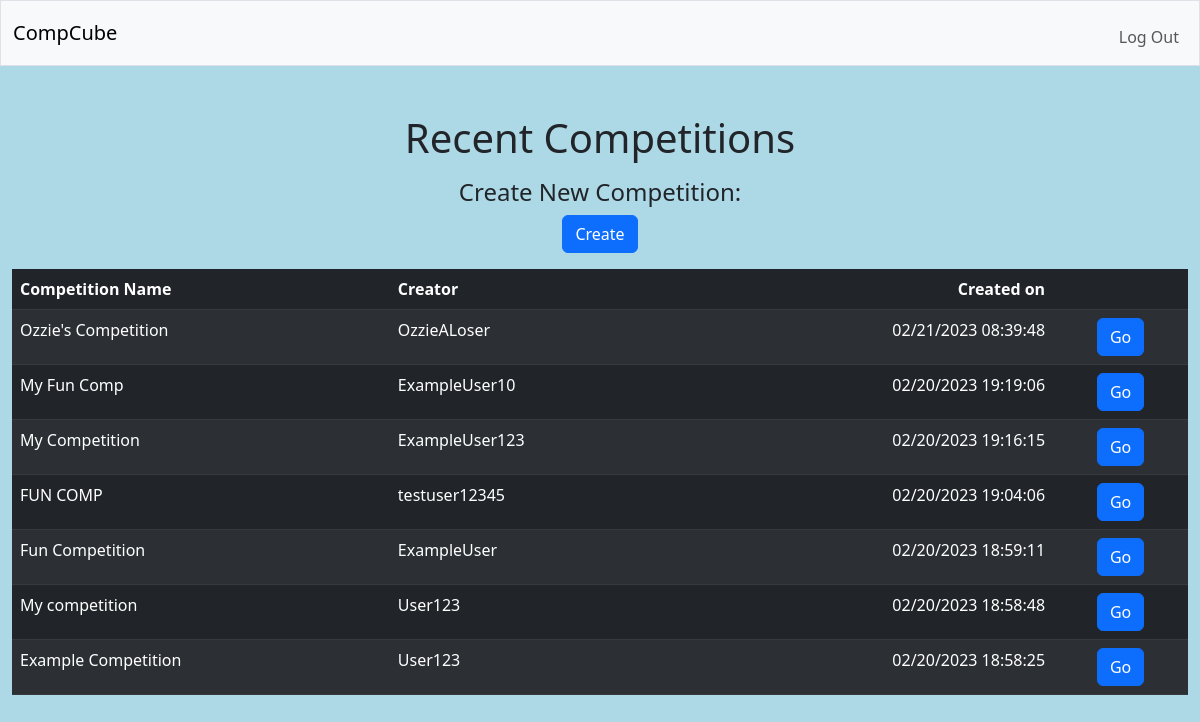
The app's page / (signed in) with its own data.
### tables this page shows
CREATE TABLE competitions (
comp_id INTEGER PRIMARY KEY AUTOINCREMENT NOT NULL,
scramble TEXT NOT NULL,
datetime TEXT,
name TEXT,
creator_id INTEGER NOT NULL,
FOREIGN KEY (creator_id) REFERENCES users (id)
);

CREATE TABLE users (
id INTEGER PRIMARY KEY AUTOINCREMENT NOT NULL,
username TEXT NOT NULL UNIQUE,
hash TEXT NOT NULL
);

### app.py (the view)
@app.route('/')
@login_required
def index():
    competitions = db.execute(
        'SELECT name, comp_id as id, datetime as created_on, username as creator, users.id as user_id FROM competitions '
        'JOIN users ON users.id = competitions.creator_id ORDER BY comp_id DESC LIMIT 10')
    return render_template("index.html", competitions=competitions)

### app.py (called while the page is built)
@app.after_request
def after_request(response):
    response.headers["Cache-Control"] = "no-cache, no-store, must-revalidate"
    response.headers["Expires"] = 0
    response.headers["Pragma"] = "no-cache"
    return response

### helpers.py (called while the page is built)
def login_required(f):
    @wraps(f)
    def decorated_func(*args, **kwargs):
        if session.get("user_id") is None:
            return redirect("/login")
        return f(*args, **kwargs)
    return decorated_func

### templates/index.html (shortened to what this page needs)
{%  extends "layout.html" %}
{% block main %}
    <h1 class="mb-3">Recent Competitions</h1>
    <h4>Create New Competition:</h4>
    <a href="/newcomp"><button class="btn btn-primary btn-md mb-3">Create</button></a>
    {% if competitions|length > 0 %}
        <table class="table table-dark table-striped">
            <thead>
                <th class="text-start">Competition Name</th>
                <th class="text-start">Creator</th>
                <th class="text-end">Created on</th>
                <th></th>
            </thead>
            <tbody>
                {% for comp in competitions %}
                    <tr>
                        <td class="text-start">{{comp.name}}</td>
                        <td class="text-start"><a href="/users/{{comp.user_id}}">{{comp.creator}}</a></td>
                        <td class="text-end">{{comp.created_on}}</td>
                        <td><a href="/comps/{{comp.id}}"><button class="btn btn-primary">Go</button></a></td>
                    </tr>
                {% endfor %}
            </tbody>
        </table>
    {% endif %}
{% endblock %}

### templates/layout.html (shortened to what this page needs)
<!DOCTYPE html>
<html lang="en">
    <head>
        <link href="https://cdn.jsdelivr.net/npm/bootstrap@5.3.0-alpha1/dist/css/bootstrap.min.css" rel="stylesheet">
        <link rel="stylesheet" href="/static/style.css">
    </head>
    <body>
        <nav class="bg-light border navbar navbar-expand-md navbar-light">
            <div class="container-fluid">
                <a class="navbar-brand" href="/">CompCube</a>
                <div class="collapse navbar-collapse" id="navbar">
                    {% if session["user_id"] %}
                        <ul class="navbar-nav ms-auto mt-2">
                            <li class="nav-item"><a class="nav-link" href="/logout">Log Out</a></li>
                        </ul>
                    {% else %}
                        <ul class="navbar-nav ms-auto mt-2">
                            <li class="nav-item"><a class="nav-link" href="/register">Register</a></li>
                            <li class="nav-item"><a class="nav-link" href="/login">Log In</a></li>
                        </ul>
                    {% endif %}
                </div>
            </div>
        </nav>
        <main class="container-fluid py-5 text-center">
            {% block main %}{% endblock %}
        </main>
    </body>
</html>

### static/style.css (style rules this page uses)
body { background: #ADD8E6; }
a { color: white; }
a:link { text-decoration: none; }

### records on screen
competitions: name "Ozzie's Competition", creator "OzzieALoser", created_on "02/21/2023 08:39:48"
competitions: name "My Fun Comp", creator "ExampleUser10", created_on "02/20/2023 19:19:06"
competitions: name "My Competition", creator "ExampleUser123", created_on "02/20/2023 19:16:15"
competitions: name "FUN COMP", creator "testuser12345", created_on "02/20/2023 19:04:06"
competitions: name "Fun Competition", creator "ExampleUser", created_on "02/20/2023 18:59:11"
competitions: name "My competition", creator "User123", created_on "02/20/2023 18:58:48"
competitions: name "Example Competition", creator "User123", created_on "02/20/2023 18:58:25"
